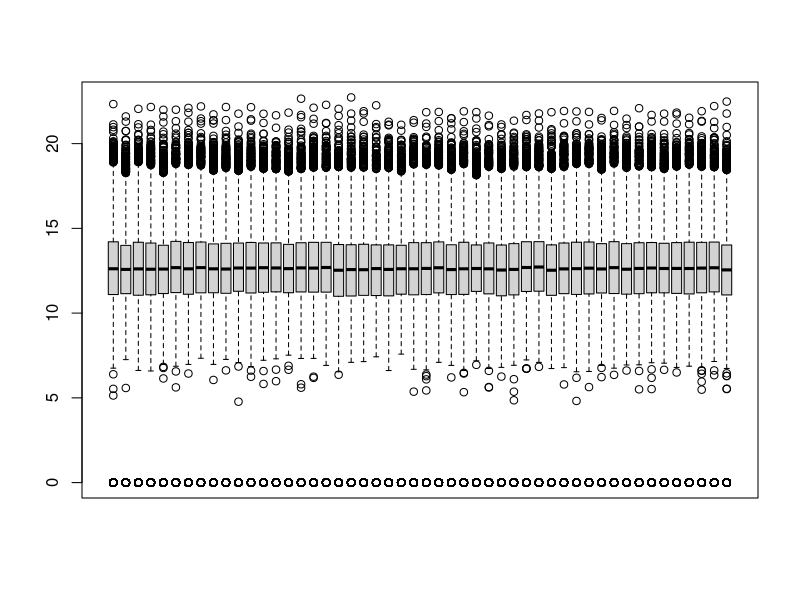
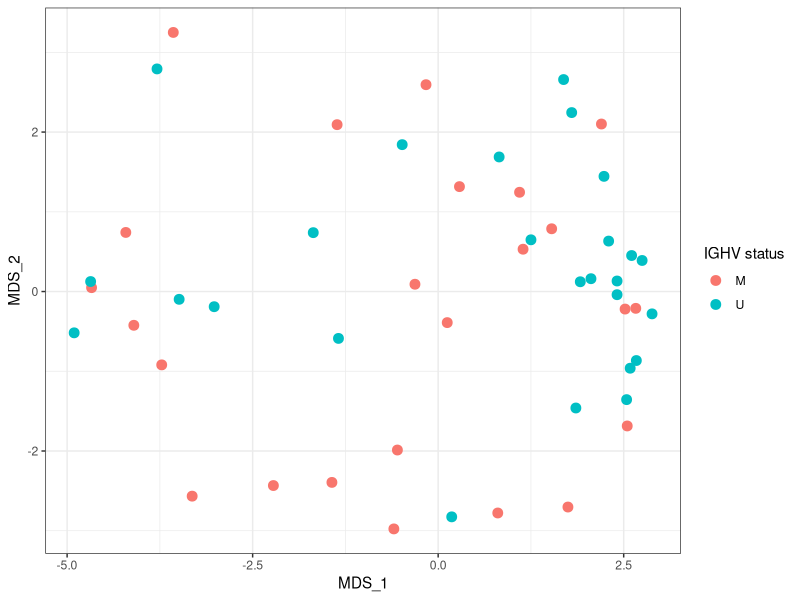
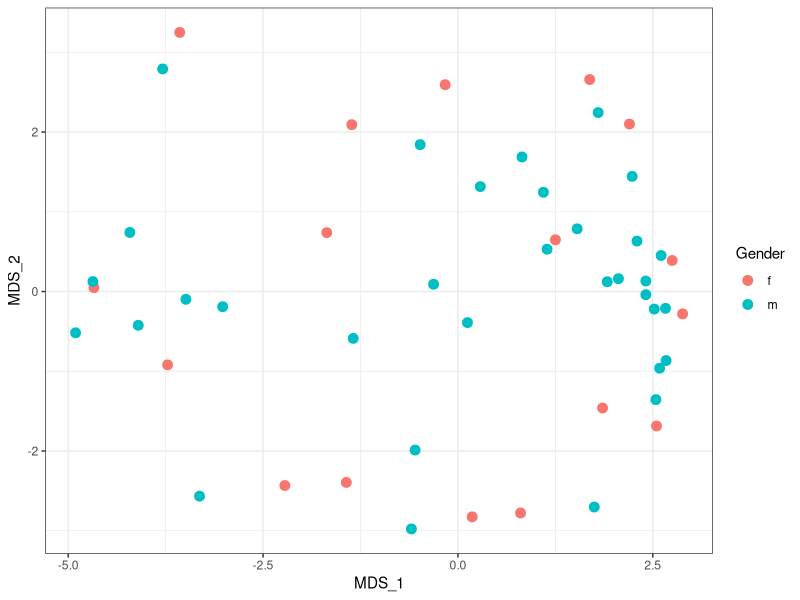
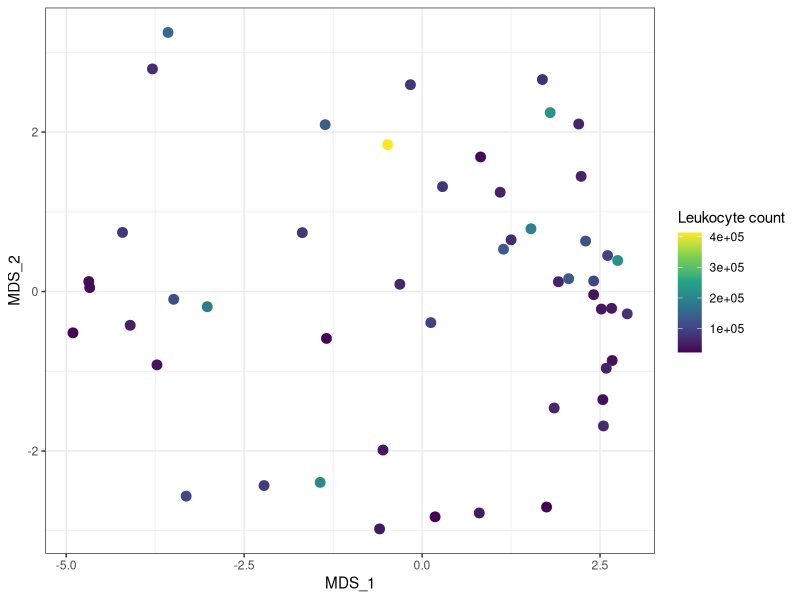
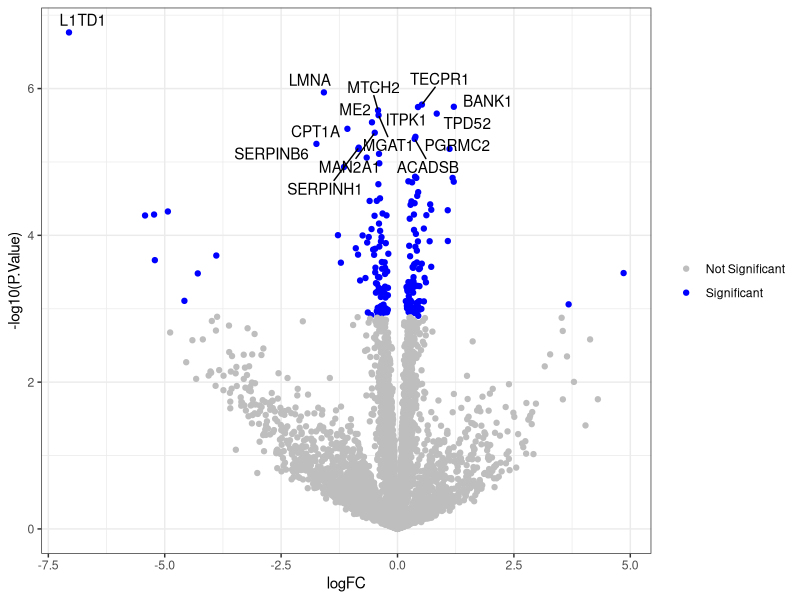
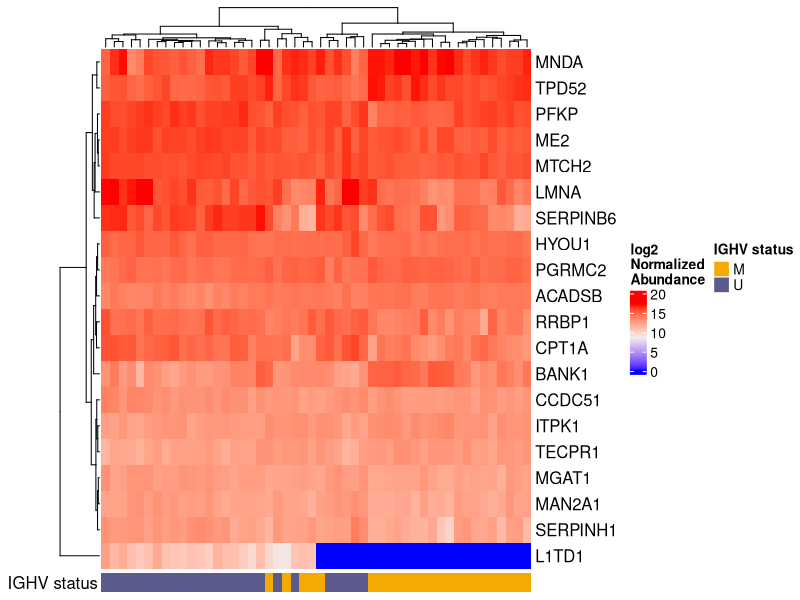
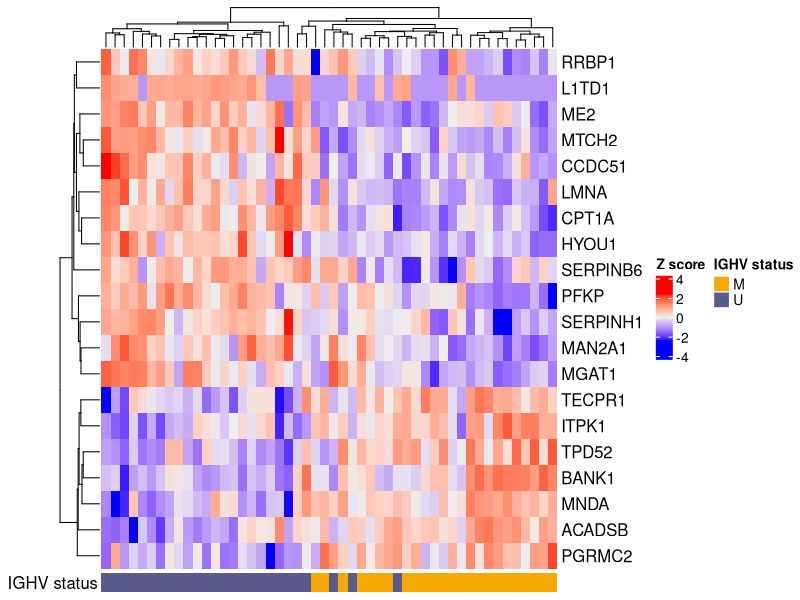
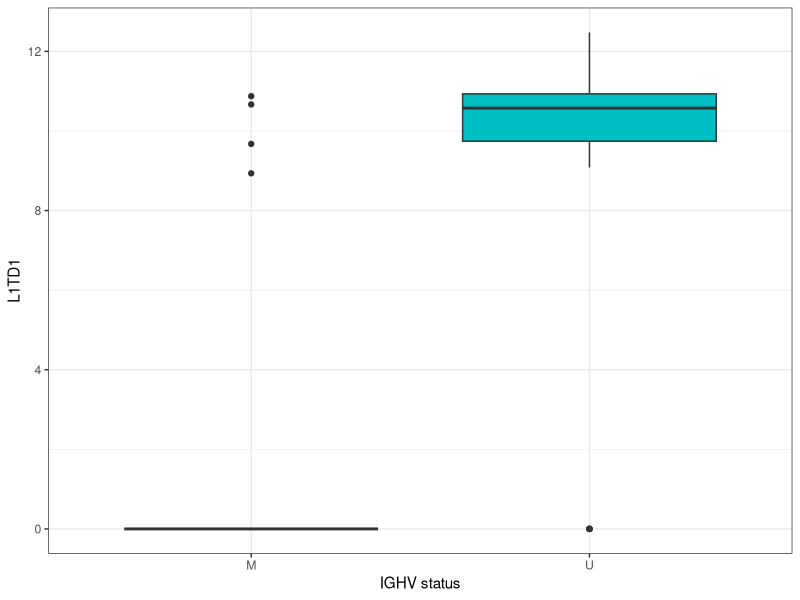

Write R code to recreate these figures, in order.
## ---- chunk 1
knitr::opts_chunk$set(echo = TRUE)
## ---- chunk 2
library(dplyr)
library(limma)
library(ggplot2)
library(ggrepel)
library(ComplexHeatmap)
## ---- chunk 3
dat0 <- read.delim("legacy-report.pg_matrix.tsv", check.names = FALSE)

# Split out protein annotation and protein abundance data
anno <- select(dat0, Protein.Group:First.Protein.Description)
dat <- select(dat0, -(Protein.Group:First.Protein.Description))

# Clean up column names so they match filenames in metadata
colnames(dat) <- gsub("D:\\PXD022216\\", "", colnames(dat), fixed = TRUE)

# Set rownames to Protein.Group
rownames(dat) <- anno$Protein.Group
## ---- chunk 4
pdata <- read.delim("Annotation_file_timsTOF.txt")
rownames(pdata) <- pdata$File.name

# Reorder to match proteomics data
pdata <- pdata[colnames(dat),]

# Check again to make sure metadata matches proteomics data
identical(pdata$File.name, colnames(dat))
## ---- chunk 5
na.mat <- is.na(dat) 
dat[na.mat] <- 0
## ---- chunk 6
dat.trans <- log2(dat + 1)
## ---- chunk 7
boxplot(dat.trans, xaxt = "n")
## ---- chunk 8
num.nonmissing <- rowSums(!na.mat)
keep <- num.nonmissing >= ncol(dat.trans)/2
dat.filtered <- dat.trans[keep,]
## ---- chunk 9
coords <- plotMDS(dat.filtered, plot = FALSE)
plotdat <- pdata
plotdat$MDS_1 <- coords$x
plotdat$MDS_2 <- coords$y
## ---- chunk 10
ggplot(plotdat, aes(x = MDS_1, y = MDS_2, color = IGHV.status)) + geom_point(size = 3) + theme_bw() + labs(color = "IGHV status")
## ---- chunk 11
ggplot(plotdat, aes(x = MDS_1, y = MDS_2, color = Gender)) + geom_point(size = 3) + theme_bw()
## ---- chunk 12
ggplot(plotdat, aes(x = MDS_1, y = MDS_2, color = Leukocyte.count)) + geom_point(size = 3) + theme_bw() + scale_color_viridis_c() + labs(color = "Leukocyte count")
## ---- chunk 13
mm <- model.matrix(~0 + IGHV.status, data = pdata)
## ---- chunk 14
fit <- lmFit(dat.filtered, mm)
## ---- chunk 15
contr <- makeContrasts(IGHV.statusM - IGHV.statusU, levels = colnames(coef(fit)))
contr2 <- contrasts.fit(fit, contrasts = contr)
## ---- chunk 16
contr3 <- eBayes(contr2)
## ---- chunk 17
results <- topTable(contr3, sort.by = "P", n = Inf)
head(results)
## ---- chunk 18
length(which(results$adj.P.Val < 0.05))
## ---- chunk 19
results$Protein.Group <- rownames(results)
results <- left_join(results, anno, by = "Protein.Group")
head(results)
## ---- chunk 20
results$isSig <- ifelse(results$adj.P.Val < 0.05, "Significant", "Not Significant")
top.results <- results[1:15,] # we will only label the most significant proteins
ggplot(results, aes(x = logFC, y = -log10(P.Value), col = isSig)) + geom_point() + 
  scale_color_manual(values = c("grey", "blue")) + 
  geom_text_repel(data = top.results, aes(label = Genes), max.overlaps = Inf, color = "black") + 
  theme_bw() + 
  labs(color = NULL)
## ---- chunk 21
toplot <- results$Protein.Group[1:20] 
plotdat <- as.matrix(dat.filtered[toplot,])
new.rownames <- anno$Genes[match(rownames(plotdat), anno$Protein.Group)]

set.seed(99) # Annotation bar colors are random!
col_ha <- HeatmapAnnotation(`IGHV status` = pdata$IGHV.status, annotation_name_side = "left")

Heatmap(plotdat, heatmap_legend_param = list(title = "log2\nNormalized\nAbundance"), show_column_names = FALSE, row_labels = new.rownames, bottom_annotation = col_ha)
## ---- chunk 22
toplot <- results$Protein.Group[1:20] 
plotdat <- as.matrix(dat.filtered[toplot,])
# convert to Z scores
plotdat <- t(apply(plotdat, 1, scale))

new.rownames <- anno$Genes[match(rownames(plotdat), anno$Protein.Group)]

set.seed(99) # Annotation bar colors are random!
col_ha <- HeatmapAnnotation(`IGHV status` = pdata$IGHV.status, annotation_name_side = "left")

Heatmap(plotdat, heatmap_legend_param = list(title = "Z score"), show_column_names = FALSE, row_labels = new.rownames, bottom_annotation = col_ha)
## ---- chunk 23
plotdat <- pdata
plotdat$L1TD1 <- as.numeric(dat.filtered["Q5T7N2",])
plotdat$LMNA <- as.numeric(dat.filtered["P02545",])
## ---- chunk 24
ggplot(plotdat, aes(x = IGHV.status, y = L1TD1, fill = IGHV.status)) + geom_boxplot() + theme_bw() + theme(legend.position = "none") + labs(x = "IGHV status")
## ---- chunk 25
ggplot(plotdat, aes(x = IGHV.status, y = LMNA, fill = IGHV.status)) + geom_boxplot() + theme_bw() + theme(legend.position = "none") + labs(x = "IGHV status")
## ---- chunk 26
sessionInfo()
